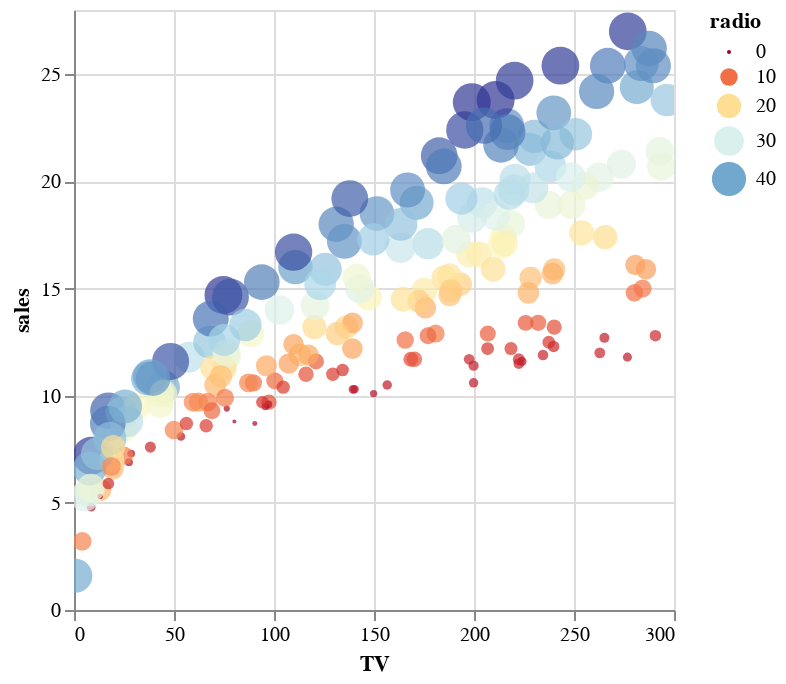

Notebook source saved alongside this figure:
### Code cell
DeepnoteChart(Advertising, """{"layer":[{"layer":[{"mark":{"clip":true,"type":"circle","tooltip":true},"encoding":{"x":{"sort":null,"type":"quantitative","field":"TV","scale":{"type":"linear","zero":false},"format":{"type":"default","decimals":null},"formatType":"numberFormatFromNumberType"},"y":{"sort":null,"type":"quantitative","field":"sales","scale":{"type":"linear","zero":false},"format":{"type":"default","decimals":null},"formatType":"numberFormatFromNumberType"},"size":{"sort":null,"type":"quantitative","field":"radio"},"color":{"sort":null,"type":"quantitative","field":"radio","scale":{"scheme":"redyellowblue"}}}}]}],"title":"","config":{"legend":{}},"$schema":"https://vega.github.io/schema/vega-lite/v5.json","encoding":{}}""")

### Figure 1 — Vega-Lite specification as saved in the notebook (floating-point values rounded to 4 significant figures; data arrays with more than 128 entries replaced by an {"elided": "..."} marker saying what was removed)
{"layer": [{"layer": [{"mark": {"clip": true, "type": "circle", "tooltip": true}, "encoding": {"x": {"sort": null, "type": "quantitative", "field": "TV", "scale": {"type": "linear", "zero": false}, "format": {"type": "default", "decimals": null}, "formatType": "numberFormatFromNumberType"}, "y": {"sort": null, "type": "quantitative", "field": "sales", "scale": {"type": "linear", "zero": false}, "format": {"type": "default", "decimals": null}, "formatType": "numberFormatFromNumberType"}, "size": {"sort": null, "type": "quantitative", "field": "radio"}, "color": {"sort": null, "type": "quantitative", "field": "radio", "scale": {"scheme": "redyellowblue"}}}}]}], "title": "", "config": {"legend": {}}, "$schema": "https://vega.github.io/schema/vega-lite/v5.json", "encoding": {}, "data": {"values": {"elided": "200 records"}}}
